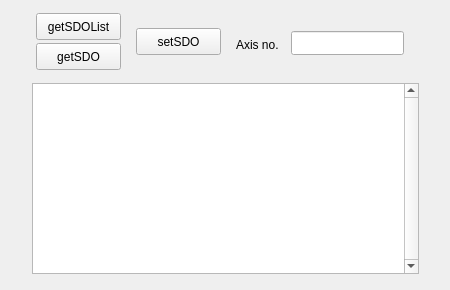
<?xml version="1.0" encoding="UTF-8"?>
<ui version="4.0">
 <class>FormTestSDO</class>
 <widget class="QWidget" name="FormTestSDO">
  <property name="geometry">
   <rect>
    <x>0</x>
    <y>0</y>
    <width>450</width>
    <height>290</height>
   </rect>
  </property>
  <property name="windowTitle">
   <string>Form</string>
  </property>
  <widget class="QPushButton" name="btnGetSDO">
   <property name="geometry">
    <rect>
     <x>36</x>
     <y>43</y>
     <width>85</width>
     <height>27</height>
    </rect>
   </property>
   <property name="text">
    <string>getSDO</string>
   </property>
  </widget>
  <widget class="QLineEdit" name="txtAxisNumber">
   <property name="geometry">
    <rect>
     <x>291</x>
     <y>31</y>
     <width>113</width>
     <height>24</height>
    </rect>
   </property>
  </widget>
  <widget class="QPlainTextEdit" name="txtSDO">
   <property name="geometry">
    <rect>
     <x>32</x>
     <y>83</y>
     <width>387</width>
     <height>191</height>
    </rect>
   </property>
   <property name="verticalScrollBarPolicy">
    <enum>Qt::ScrollBarAlwaysOn</enum>
   </property>
  </widget>
  <widget class="QPushButton" name="btnSetSDO">
   <property name="geometry">
    <rect>
     <x>136</x>
     <y>28</y>
     <width>85</width>
     <height>27</height>
    </rect>
   </property>
   <property name="text">
    <string>setSDO</string>
   </property>
  </widget>
  <widget class="QLabel" name="label_3">
   <property name="geometry">
    <rect>
     <x>236</x>
     <y>38</y>
     <width>49</width>
     <height>14</height>
    </rect>
   </property>
   <property name="text">
    <string>Axis no.</string>
   </property>
  </widget>
  <widget class="QPushButton" name="btnGetSDOList">
   <property name="geometry">
    <rect>
     <x>36</x>
     <y>13</y>
     <width>85</width>
     <height>27</height>
    </rect>
   </property>
   <property name="text">
    <string>getSDOList</string>
   </property>
  </widget>
 </widget>
 <resources/>
 <connections/>
</ui>
